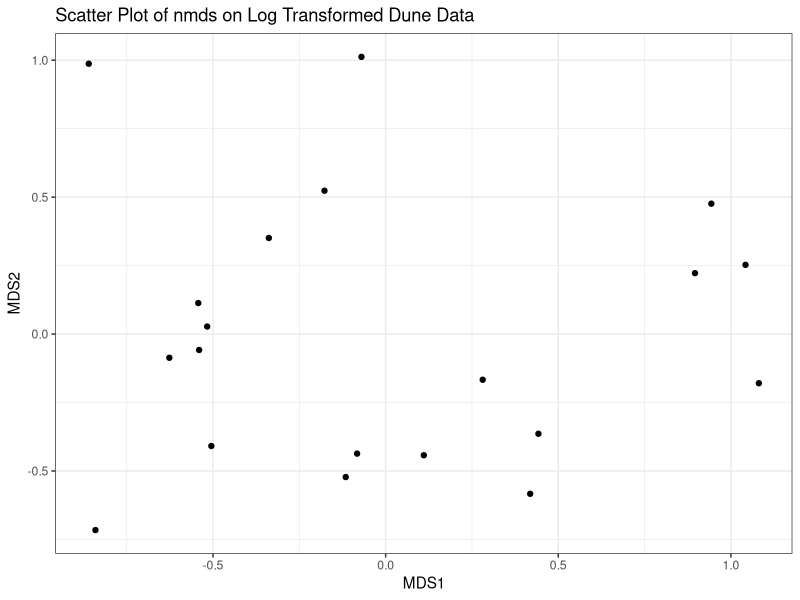
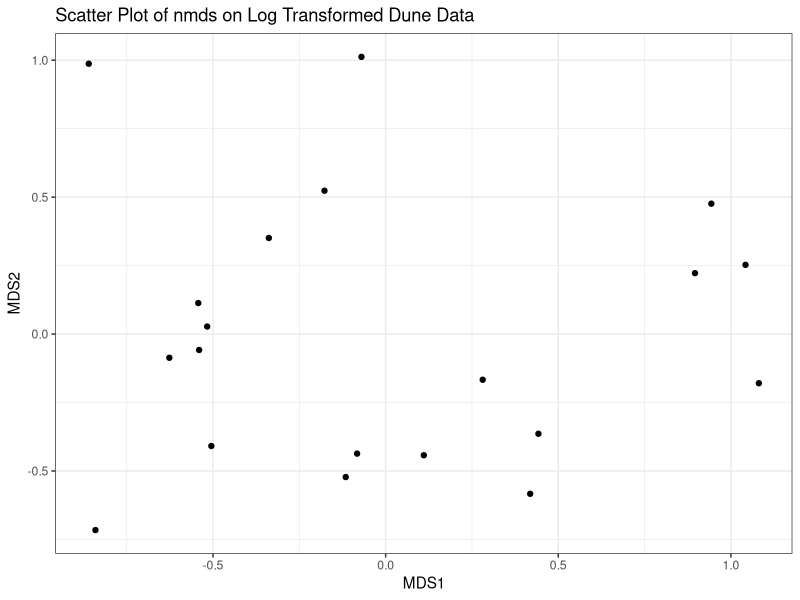

Reproduce these figures in R, in order.
## ---- chunk 1
knitr::opts_chunk$set(echo = TRUE)
## ---- chunk 2
library("vegan")
library("ggplot2")
## ---- chunk 3
# The following code chunk loads the dune data from the vegan package and preforms a log transformation using the log1p function

data(dune)
dune2 <- dune
log_dune2 <- log1p(dune2)

## ---- chunk 4
# The following code chunk performs a nmds on dune2 and extract points from nmds 
meta_dune2 <- metaMDS(dune2)
dpoint <- meta_dune2$points
## ---- chunk 5
# The following code chunk creates a scatter plot using dpoint

# Transform dpoint into dataframe 
df_points <- as.data.frame(dpoint)

# Create scatter plot 
nmds_plot <- ggplot(df_points, aes(x=MDS1, y=MDS2)) + geom_point() + ggtitle("Scatter Plot of nmds on Log Transformed Dune Data") + theme_bw()

# Display scatter plot
nmds_plot


## ---- chunk 6
# The following code chunk outputs the Dune NMDS plot as a PDF

ggsave("Dune_nmds_plot.pdf", plot = nmds_plot, device = "pdf")

